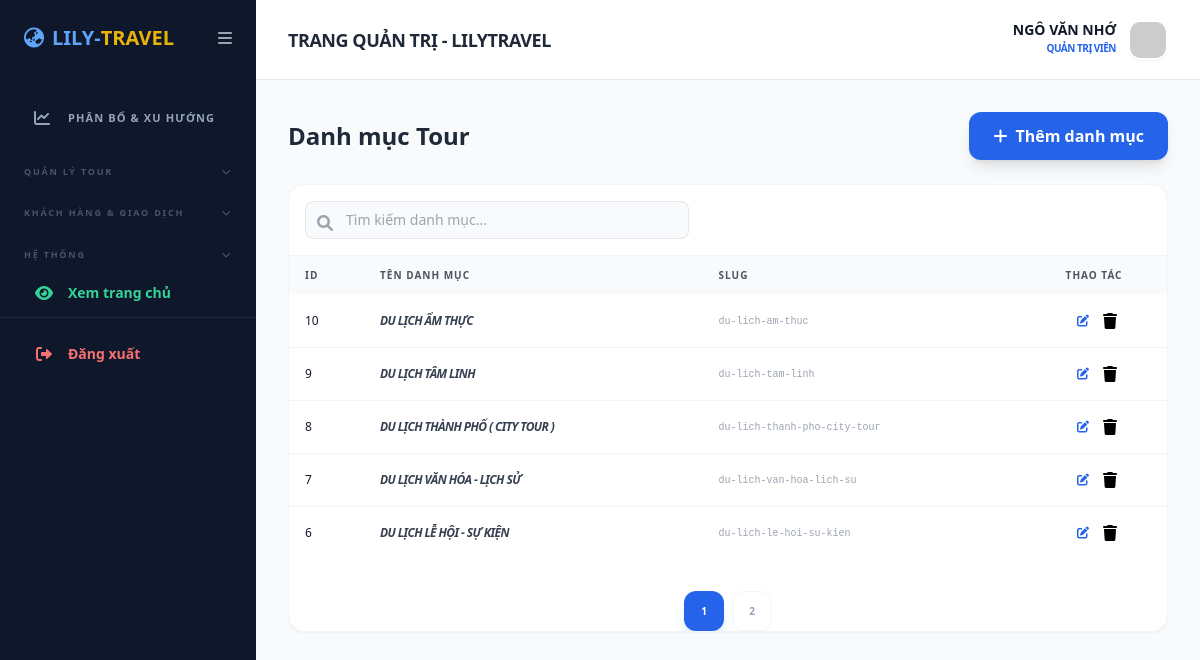
Screenshot of /admin/categories.php (signed in) with the database file from the repository.
### tables this page shows
CREATE TABLE `categories` (
  `id` int(11) NOT NULL,
  `name` varchar(100) NOT NULL,
  `slug` varchar(100) NOT NULL
);

### admin/categories.php (the view, shortened to what this page needs)
<?php
require_once '../config.php';
include 'header.php';
$search = $_GET['search'] ?? '';
$page = isset($_GET['page']) ? (int)$_GET['page'] : 1;
$limit = 5;
$offset = ($page - 1) * $limit;
$count_sql = "SELECT COUNT(*) FROM categories WHERE name LIKE ?";
$count_stmt = $pdo->prepare($count_sql);
$count_stmt->execute(["%$search%"]);
$total_rows = $count_stmt->fetchColumn();
$total_pages = ceil($total_rows / $limit);
$sql = "SELECT * FROM categories WHERE name LIKE ? ORDER BY id DESC LIMIT $limit OFFSET $offset";
$stmt = $pdo->prepare($sql);
$stmt->execute(["%$search%"]);
$categories = $stmt->fetchAll();
?>
<div class="flex flex-col md:flex-row md:items-center justify-between gap-4 mb-6">
    <h3 class="text-2xl font-bold text-gray-800">Danh mục Tour</h3>
    <button onclick="openModal('add')" class="bg-blue-600 text-white px-6 py-3 rounded-xl font-bold shadow-lg hover:bg-blue-700 transition flex items-center justify-center">
        <i class="fas fa-plus mr-2"></i> Thêm danh mục
    </button>
</div>
<div class="bg-white rounded-2xl shadow-sm border border-gray-100 overflow-hidden">
    <div class="p-4 border-b border-gray-100">
        <form method="GET" class="relative max-w-sm">
            <input type="text" name="search" value="<?= htmlspecialchars($search) ?>" placeholder="Tìm kiếm danh mục..."
                   class="w-full pl-10 pr-4 py-2 bg-gray-50 border border-gray-200 rounded-lg focus:ring-2 focus:ring-blue-500 outline-none text-sm">
            <span class="absolute left-3 top-2.5 text-gray-400"><i class="fas fa-search"></i></span>
        </form>
    </div>
    <div class="overflow-x-auto">
        <table class="w-full text-left border-collapse">
            <thead>
                <tr class="bg-gray-50 text-gray-600 text-[10px] uppercase font-bold tracking-widest">
                    <th class="px-4 py-3">ID</th>
                    <th class="px-4 py-3">Tên danh mục</th>
                    <th class="px-4 py-3">Slug</th>
                    <th class="px-4 py-3 text-center">Thao tác</th>
                </tr>
            </thead>
            <tbody class="divide-y divide-gray-100">
                <?php foreach($categories as $cat): ?>
                <tr class="hover:bg-gray-50 transition">
                    <td class="px-4 py-3 text-xs font-medium text-gray-900"><?= $cat['id'] ?></td>
                    <td class="px-4 py-3 text-xs text-gray-700 font-bold uppercase tracking-tighter italic"><?= htmlspecialchars($cat['name']) ?></td>
                    <td class="px-4 py-3 text-[10px] text-gray-400 font-mono"><?= $cat['slug'] ?></td>
                    <td class="px-4 py-3">
                        <div class="flex justify-center space-x-2">
                            <button onclick='openModal("edit", <?= json_encode($cat) ?>)' class="p-1.5 text-blue-600 hover:bg-blue-50 rounded-md transition text-xs">
                                <i class="fas fa-edit"></i>
                            </button>
                            <button onclick="confirmDelete(<?= $cat['id'] ?>)' class="p-1.5 text-red-600 hover:bg-red-50 rounded-md transition text-xs">
                                <i class="fas fa-trash"></i>
                            </button>
                        </div>
                    </td>
                </tr>
                <?php endforeach; ?>
            </tbody>
        </table>
    </div>
    <?= renderAdminPagination($page, $total_pages, $_GET) ?>
</div>

### rows the page displays
categories: id "10", name "DU LỊCH ẨM THỰC", slug "du-lich-am-thuc"
categories: id "9", name "DU LỊCH TÂM LINH", slug "du-lich-tam-linh"
categories: id "8", name "DU LỊCH THÀNH PHỐ ( CITY TOUR )", slug "du-lich-thanh-pho-city-tour"
categories: id "7", name "DU LỊCH VĂN HÓA - LỊCH SỬ", slug "du-lich-van-hoa-lich-su"
categories: id "6", name "DU LỊCH LỄ HỘI - SỰ KIỆN", slug "du-lich-le-hoi-su-kien"

### other values shown
$_SESSION['user']['fullname'] "NGÔ VĂN NHỚ"
